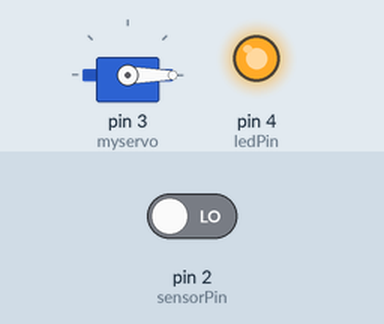
Recording of a sketch running on a simulated Arduino Uno, built with avr-gcc and run on an emulated ATmega328P. On the bench: servo, output pins drawn as LEDs (lit = HIGH). The test bench sets the inputs (shaded band); at power-on: pin 2 (sensorPin) LOW. What the sketch prints to the serial monitor is not drawn.

Above: at 1.2 s.
1.3 s: pin 2 (sensorPin) driven HIGH
At 1.7 s:
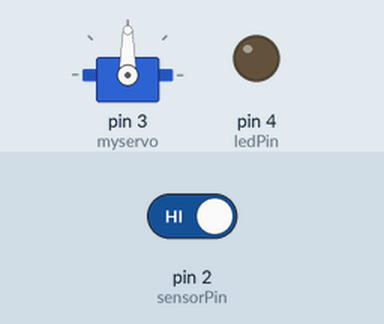
2.8 s: pin 2 (sensorPin) driven LOW
At 4.0 s:
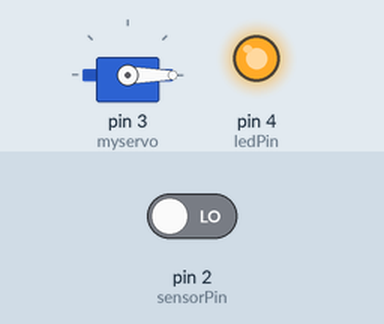
Timing chart, 0 to 5.8 s (numbered marks = the images above; inputs shaded):
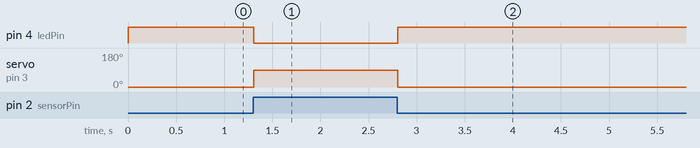

Measured:
- after the input at 1.3 s, pin 4 (ledPin): HIGH → LOW at once; servo on pin 3 (myservo): 0° → 90° at once
- after the input at 2.8 s, pin 4 (ledPin): LOW → HIGH at once; servo on pin 3 (myservo): 90° → 0° at once

The sketch:

Automatic_Dispenser.ino
```cpp
#include <Servo.h>

Servo myservo; // create servo object to control a servo
int sensorPin = 2; // IR sensor pin
int ledPin = 4; // LED pin
int sensorValue = 0; // variable to store the sensor value

void setup() {
    myservo.attach(3); // attaches the servo on pin 3 to the servo object
    pinMode(sensorPin, INPUT);
    pinMode(ledPin, OUTPUT);
    Serial.begin(9600); // start serial communication
}

void loop() {
    sensorValue = digitalRead(sensorPin); // read the sensor value
    Serial.println(sensorValue); // print the sensor value to the serial monitor

    if (sensorValue == HIGH) {
        digitalWrite(ledPin, LOW); // turn on the LED (since it is connected to GND)
        myservo.write(90); // rotate servo to 90 degrees to open the liquid flow
    } else {
        digitalWrite(ledPin, HIGH); // turn off the LED
        myservo.write(0); // rotate servo back to 0 degrees to close the liquid flow
    }
}
```
